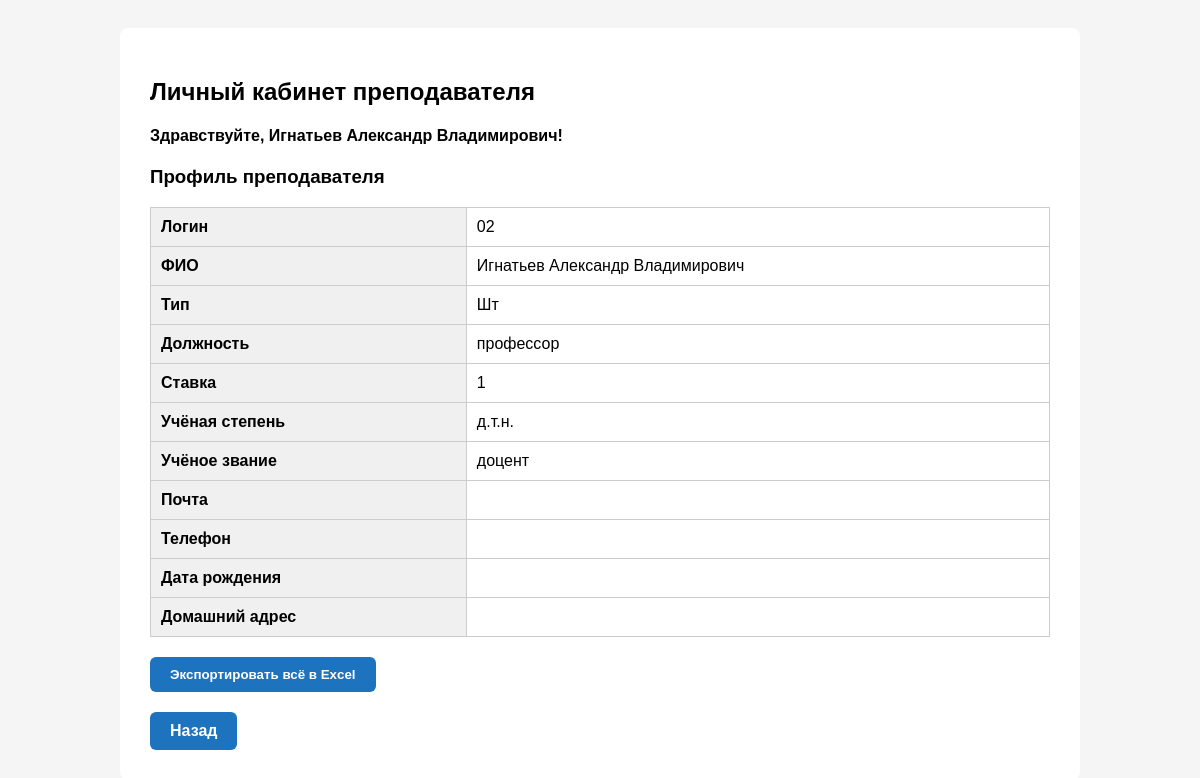
The page /profile/ (signed in) on the database its author committed.
### main/models.py (models this page shows, shortened)
class Teacher(models.Model):
    TYPE_CHOICES = [
        ('Внутр', 'Внутр'),
        ('Шт', 'Шт'),
    ]
    full_name = models.CharField("ФИО", max_length=255)
    teacher_type = models.CharField("Тип", max_length=10, choices=TYPE_CHOICES)
    position = models.CharField("Должность", max_length=100)
    rate = models.CharField("Ставка", max_length=10)
    degree = models.CharField("Степень", max_length=100, blank=True, null=True)
    rank = models.CharField("Звание", max_length=100, blank=True, null=True)
    email = models.EmailField("Почта", blank=True, null=True)
    phone = models.CharField("Телефон", max_length=50, blank=True, null=True)
    birthday = models.DateField("День рождения", blank=True, null=True)
    address = models.TextField("Домашний адрес", blank=True, null=True)
    user = models.OneToOneField(User, on_delete=models.SET_NULL, null=True, blank=True)

### main/views.py (the view)
# urls.py: path('profile/', views.teacher_profile, name='teacher_profile'),
def teacher_profile(request):
    teacher = request.user.teacher
    return render(request, 'main/teacher_profile.html', {'teacher': teacher})

### main/templates/main/teacher_profile.html (shortened to what this page needs)
<!DOCTYPE html>
<html lang="ru">
<head>
</head>
<body>
<div class="container">
    <h2>Личный кабинет преподавателя</h2>
    <h4>Здравствуйте, {{ teacher.full_name }}!</h4>
    <h3>Профиль преподавателя</h3>
    <table class="profile-table">
        <tbody>
        <tr><th>Логин</th><td>{{ request.user.username }}</td></tr>
        <tr><th>ФИО</th><td>{{ teacher.full_name }}</td></tr>
        <tr><th>Тип</th><td>{{ teacher.teacher_type }}</td></tr>
        <tr><th>Должность</th><td>{{ teacher.position }}</td></tr>
        <tr><th>Ставка</th><td>{{ teacher.rate }}</td></tr>
        <tr><th>Учёная степень</th><td>{{ teacher.degree }}</td></tr>
        <tr><th>Учёное звание</th><td>{{ teacher.rank }}</td></tr>
        <tr><th>Почта</th><td>{{ teacher.email }}</td></tr>
        <tr><th>Телефон</th><td>{{ teacher.phone }}</td></tr>
        <tr><th>Дата рождения</th><td>{{ teacher.birthday|date:"d.m.Y" }}</td></tr>
        <tr><th>Домашний адрес</th><td>{{ teacher.address }}</td></tr>
        </tbody>
    </table>
    <form method="get" action="{% url 'export_full_teacher_excel' %}">
        <button type="submit" class="button-add">Экспортировать всё в Excel</button>
      </form>
    <a href="{% url 'dashboard' %}" class="button-add">Назад</a>
</div>
</body>
</html>

### main/templates/main/teacher_profile.html (style rules this page uses)
body { font-family: Arial, sans-serif; background-color: #f5f5f5; padding: 20px; }
.container { max-width: 900px; margin: auto; background-color: white; padding: 30px; border-radius: 8px; }
h2 { margin-bottom: 10px; }
table.profile-table { width: 100%; border-collapse: collapse; }
.profile-table th, .profile-table td { text-align: left; padding: 10px; border: 1px solid #ccc; }
.profile-table th { background-color: #f0f0f0; }
.button-add { display: inline-block; margin-top: 20px; padding: 10px 20px; background-color: #1e73be; color: white; border: none; border-radius: 6px; cursor: pointer; text-decoration: none; font-weight: bold; }

### rows shown on the page
Teacher: full_name "Игнатьев Александр Владимирович", teacher_type "Шт", position "профессор", rate "1", degree "д.т.н.", rank "доцент"

### other values the page prints
{{ request.user.username }} "02"
